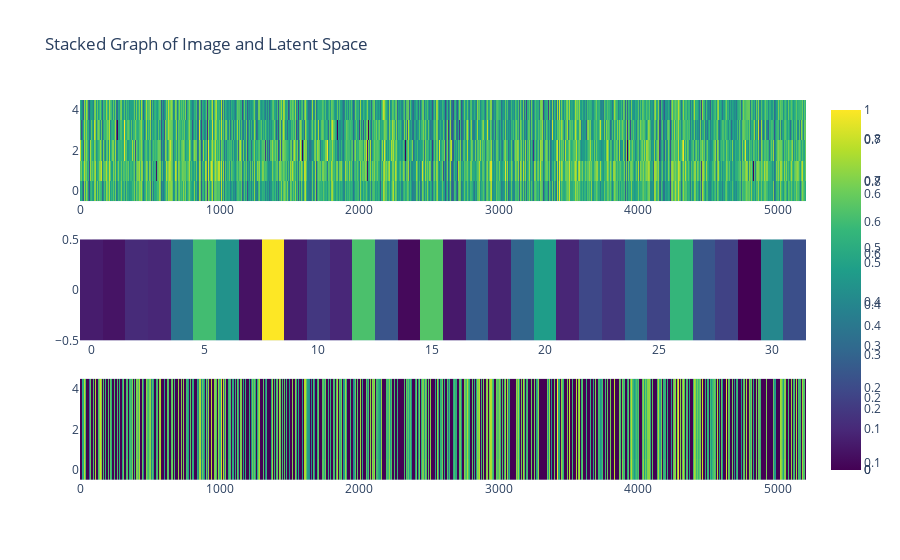

Write notebook code for a chart like this one.
### Markdown cell above
### some diagnosis

### Code cell
importlib.reload(visualisation) # to allow modification of the script without restarting the whole session
visualisation.plot_single_obs_processing(x_train, autoencoder)

### Figure 1 — Plotly figure (JSON) as saved in the notebook; plotly's stock layout.template omitted (floating-point values rounded to 4 significant figures; data arrays with more than 128 entries replaced by an {"elided": "..."} marker saying what was removed)
{"data": [{"colorscale": [[0, "#440154"], [0.1111, "#482878"], [0.2222, "#3e4989"], [0.3333, "#31688e"], [0.4444, "#26828e"], [0.5556, "#1f9e89"], [0.6667, "#35b779"], [0.7778, "#6ece58"], [0.8889, "#b5de2b"], [1, "#fde725"]], "type": "heatmap", "xaxis": "x", "yaxis": "y", "z": {"elided": "5x5203 float values"}}, {"colorscale": [[0, "#440154"], [0.1111, "#482878"], [0.2222, "#3e4989"], [0.3333, "#31688e"], [0.4444, "#26828e"], [0.5556, "#1f9e89"], [0.6667, "#35b779"], [0.7778, "#6ece58"], [0.8889, "#b5de2b"], [1, "#fde725"]], "type": "heatmap", "xaxis": "x2", "yaxis": "y2", "z": [[0.1384, 0.1217, 0.1668, 0.1585, 0.3434, 0.5499, 0.4262, 0.1188, 0.7559, 0.1383, 0.1944, 0.1598, 0.5618, 0.2608, 0.1014, 0.5738, 0.1331, 0.2813, 0.1509, 0.3016, 0.4561, 0.1569, 0.2322, 0.1963, 0.296, 0.2242, 0.5279, 0.2641, 0.219, 0.08643, 0.3959, 0.2503]]}, {"colorscale": [[0, "#440154"], [0.1111, "#482878"], [0.2222, "#3e4989"], [0.3333, "#31688e"], [0.4444, "#26828e"], [0.5556, "#1f9e89"], [0.6667, "#35b779"], [0.7778, "#6ece58"], [0.8889, "#b5de2b"], [1, "#fde725"]], "type": "heatmap", "xaxis": "x3", "yaxis": "y3", "z": {"elided": "5x5203 float values"}}], "layout": {"showlegend": false, "title": {"text": "Stacked Graph of Image and Latent Space"}, "xaxis": {"anchor": "y", "domain": [0, 1]}, "xaxis2": {"anchor": "y2", "domain": [0, 1]}, "xaxis3": {"anchor": "y3", "domain": [0, 1]}, "yaxis": {"anchor": "x", "domain": [0.7333, 1]}, "yaxis2": {"anchor": "x2", "domain": [0.3667, 0.6333]}, "yaxis3": {"anchor": "x3", "domain": [0, 0.2667]}}}
